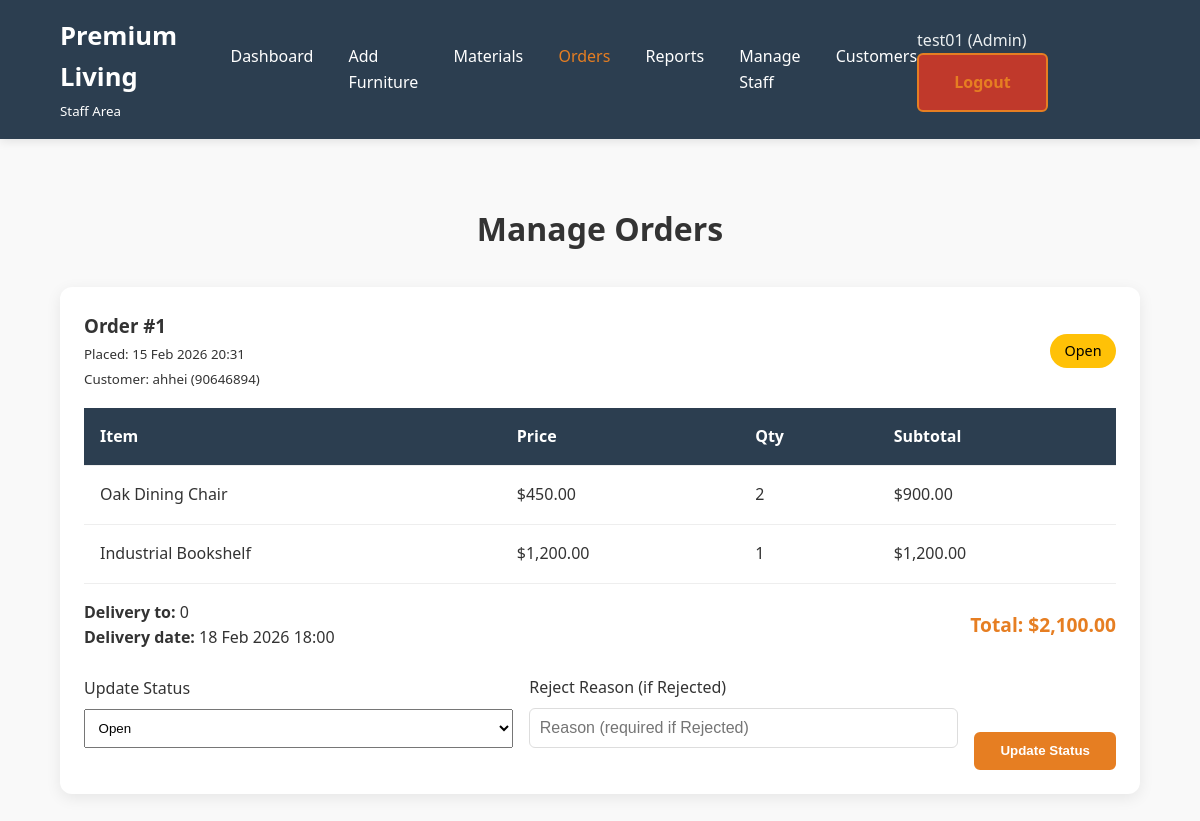
The page /staff/orders_manage.php (signed in) on the database its author committed.
### tables this page shows
CREATE TABLE `orders` (
  `oid` int(11) NOT NULL,
  `odate` datetime NOT NULL DEFAULT current_timestamp(),
  `ototalamount` decimal(10,2) NOT NULL,
  `cid` int(11) NOT NULL,
  `odeliverydate` datetime NOT NULL,
  `odeliveraddress` text NOT NULL,
  `ostatus` int(11) NOT NULL DEFAULT 1
);

CREATE TABLE `customers` (
  `cid` int(11) NOT NULL,
  `cname` varchar(255) NOT NULL,
  `cpassword` varchar(255) NOT NULL,
  `ctel` varchar(20) DEFAULT NULL,
  `caddr` varchar(255) NOT NULL,
  `company` varchar(255) DEFAULT NULL,
  `cemail` varchar(255) NOT NULL
);

CREATE TABLE `orderfurnitures` (
  `oid` int(11) NOT NULL,
  `fid` int(11) NOT NULL,
  `oqty` int(11) NOT NULL
);

CREATE TABLE `furnitures` (
  `fid` int(11) NOT NULL,
  `fname` varchar(255) NOT NULL,
  `fdesc` varchar(255) NOT NULL,
  `fprice` decimal(10,2) NOT NULL,
  `fimage` varchar(255) DEFAULT NULL
);

### staff/orders_manage.php (the view, shortened to what this page needs)
<?php
include '../connections/dbconn.php';
$status_options = [
    0 => 'Rejected',
    1 => 'Open',
    2 => 'Processing',
    3 => 'Approved',
    4 => 'Pending Delivery',
    5 => 'Completed'
];
$is_admin = isset($_SESSION['staff_role']) && in_array(strtolower(trim($_SESSION['staff_role'])), ['admin', 'administrator']);
$orders = [];
$stmt = $conn->prepare("
    SELECT o.oid, o.odate, o.ototalamount, o.odeliverydate, o.odeliveraddress, o.ostatus,
           c.cname, c.ctel
    FROM Orders o
    JOIN Customers c ON o.cid = c.cid
    ORDER BY o.odate DESC
");
$stmt->execute();
$result = $stmt->get_result();
while ($row = $result->fetch_assoc()) {
    $orders[] = $row;
}
foreach ($orders as &$order) {
    $oid = $order['oid'];
    $items_stmt = $conn->prepare("
        SELECT of.oqty, f.fname, f.fprice
        FROM OrderFurnitures of
        JOIN Furnitures f ON of.fid = f.fid
        WHERE of.oid = ?
    ");
    $items_stmt->bind_param("i", $oid);
    $items_stmt->execute();
    $items_result = $items_stmt->get_result();
}
?>
<!DOCTYPE html>
<html lang="en">
<head>
    <link rel="stylesheet" href="../css/style.css">
    <link rel="stylesheet" href="https://cdnjs.cloudflare.com/ajax/libs/font-awesome/6.5.0/css/all.min.css"/>
</head>
<body>
<header class="navbar">
    <div class="logo">
        <h2>Premium Living</h2>
        <small>Staff Area</small>
    </div>
    <nav class="nav-links">
        <a href="dashboard.php">Dashboard</a>
        <a href="furniture_add.php">Add Furniture</a>
        <a href="materials_add.php">Materials</a>
        <a href="orders_manage.php" class="active">Orders</a>
        <a href="report.php">Reports</a>
        <?php if ($is_admin): ?>
            <a href="staff_manage.php">Manage Staff</a>
            <a href="customers_view.php">Customers</a>
        <?php endif; ?>
    </nav>
    <div class="nav-right">
        <span style="color:#ecf0f1; margin-right:1.2rem;">
            <?= htmlspecialchars($_SESSION['staff_name'] ?? 'Staff') ?>
            (<?= htmlspecialchars(ucfirst($_SESSION['staff_role'] ?? 'Staff')) ?>)
        </span>
        <a href="logout.php" class="btn-outline logout-btn">Logout</a>
    </div>
</header>
<div class="dashboard-container">
    <h1 class="section-title" style="margin:2rem 0;">Manage Orders</h1>
    <?php if (empty($orders)): ?>
        <p style="text-align:center; padding:4rem 0; color:#777;">
            No orders found.
        </p>
    <?php else: ?>
        <?php foreach ($orders as $order): ?>
            <div style="background:white; border-radius:12px; box-shadow:0 4px 15px rgba(0,0,0,0.08); margin-bottom:2rem; padding:1.5rem;">
                <div style="display:flex; justify-content:space-between; align-items:center; margin-bottom:1rem; flex-wrap:wrap; gap:1rem;">
                    <div>
                        <h3 style="margin:0;">Order #<?= $order['oid'] ?></h3>
                        <small>Placed: <?= date('d M Y H:i', strtotime($order['odate'])) ?></small><br>
                        <small>Customer: <?= htmlspecialchars($order['cname']) ?> (<?= htmlspecialchars($order['ctel'] ?: 'No phone') ?>)</small>
                    </div>
                    <div>
                        <span class="badge bg-<?= ['danger','warning','info','primary','secondary','success'][$order['ostatus']] ?? 'secondary' ?>">
                            <?= $status_options[$order['ostatus']] ?? 'Unknown' ?>
                        </span>
                    </div>
                </div>
                <table class="cart-table" style="width:100%; margin:1rem 0;">
                    <thead>
                        <tr>
                            <th>Item</th>
                            <th>Price</th>
                            <th>Qty</th>
                            <th>Subtotal</th>
                        </tr>
                    </thead>
                    <tbody>
                        <?php foreach ($order['items'] as $item): ?>
                            <tr>
                                <td><?= htmlspecialchars($item['fname']) ?></td>
                                <td>$<?= number_format($item['fprice'], 2) ?></td>
                                <td><?= $item['oqty'] ?></td>
                                <td>$<?= number_format($item['fprice'] * $item['oqty'], 2) ?></td>
                            </tr>
                        <?php endforeach; ?>
                    </tbody>
                </table>
                <div style="display:flex; justify-content:space-between; align-items:center; margin-top:1rem; flex-wrap:wrap; gap:1rem;">
                    <div>
                        <strong>Delivery to:</strong> <?= htmlspecialchars($order['odeliveraddress']) ?><br>
                        <strong>Delivery date:</strong> <?= date('d M Y H:i', strtotime($order['odeliverydate'])) ?>
                    </div>
                    <div style="font-weight:bold; font-size:1.2rem; color:#e67e22;">
                        Total: $<?= number_format($order['ototalamount'], 2) ?>
                    </div>
                </div>
                <form method="POST" action="" style="margin-top:1.5rem; display:flex; flex-wrap:wrap; gap:1rem; align-items:flex-end;">
                    <div class="form-group" style="flex:1; min-width:200px;">
                        <label>Update Status</label>
                        <select name="ostatus" required style="width:100%; padding:0.6rem;">
                            <?php foreach ($status_options as $val => $label): ?>
                                <option value="<?= $val ?>" <?= $order['ostatus'] == $val ? 'selected' : '' ?>>
                                    <?= $label ?>
                                </option>
                            <?php endforeach; ?>
                        </select>
                    </div>
                    <div class="form-group" style="flex:1; min-width:200px;">
                        <label>Reject Reason (if Rejected)</label>
                        <input type="text" name="reject_reason" placeholder="Reason (required if Rejected)"
                               value="<?= htmlspecialchars($order['reject_reason'] ?? '') ?>"
                               style="width:100%; padding:0.6rem;">
                    </div>
                    <button type="submit" class="btn-primary" style="padding:0.6rem 1.5rem;">
                        Update Status
                    </button>
                </form>
            </div>
        <?php endforeach; ?>
    <?php endif; ?>
</div>
</body>
</html>

### connections/dbconn.php (shortened to what this page needs)
<!DOCTYPE html>
<html lang="en">
<head>
</head>
<body>
</body>
</html>

### css/style.css (style rules this page uses)
* { margin: 0; padding: 0; box-sizing: border-box; }
body { font-family: 'Segoe UI', Tahoma, Geneva, Verdana, sans-serif; line-height: 1.6; color: #333; background-color: #f9f9f9; }
.navbar { display: flex; justify-content: space-between; align-items: center; background-color: #2c3e50; padding: 1rem 5%; color: white; position: sticky; top: 0; z-index: 1000; box-shadow: 0 2px 10px rgba(0, 0, 0, 0.1); }
.logo h2 { font-size: 1.6rem; }
.nav-links { display: flex; gap: 2.2rem; }
.nav-links a { color: white; text-decoration: none; font-weight: 500; transition: color 0.3s; }
.nav-links a:hover, .nav-links a.active { color: #e67e22; }
.btn-primary, .btn-outline { display: inline-block; padding: 0.9rem 2.2rem; text-decoration: none; border-radius: 6px; font-weight: 600; transition: all 0.3s; }
.btn-primary { background: #e67e22; color: white; border: 2px solid #e67e22; }
.btn-outline { border: 2px solid #e67e22; color: #e67e22; }
.section-title { text-align: center; margin: 4rem 0 2.5rem; }
.form-group { margin-bottom: 1.4rem; }
.form-group label { display: block; margin-bottom: 0.5rem; font-weight: 500; color: #333; }
.form-group input { width: 100%; padding: 0.9rem; border: 1px solid #ddd; border-radius: 6px; font-size: 1rem; }
a, a:hover, a:visited, a:active { color: inherit; text-decoration: none; }
.dashboard-container { padding: 2rem 5%; max-width: 1400px; margin: 0 auto; }
.logout-btn { background: #c0392b !important; }
.cart-table { width: 100%; border-collapse: collapse; }
.cart-table th, .cart-table td { padding: 1rem; text-align: left; border-bottom: 1px solid #eee; }
.cart-table th { background: #2c3e50; color: white; }
.badge { padding: 0.5em 1em; border-radius: 20px; font-size: 0.9rem; font-weight: 500; }
.bg-warning { background: #ffc107; color: black; }

### rows shown on the page
orders: oid "1", odate "15 Feb 2026 20:31", cid.cname "ahhei", cid.ctel "90646894", ostatus "Open", odeliveraddress "0", odeliverydate "18 Feb 2026 18:00", ototalamount "2,100.00"
orderfurnitures: fid.fname "Oak Dining Chair", fid.fprice "450.00", oqty "2", $item['fprice'] * $item['oqty'] "900.00"
orderfurnitures: fid.fname "Industrial Bookshelf", fid.fprice "1,200.00", oqty "1", $item['fprice'] * $item['oqty'] "1,200.00"

### other values the page prints
$_SESSION['staff_name'] "test01"
$_SESSION['staff_role'] "Admin"
